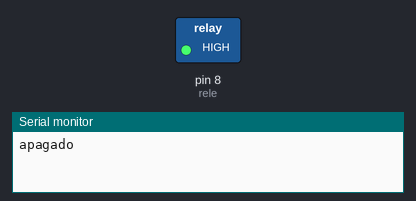
The sketch below on a simulated Arduino Uno, built with avr-gcc and run on an emulated ATmega328P. On the bench: switched loads named in the sketch (green lamp = pin HIGH), the last lines printed to the serial monitor.

Above: at 1.0 s.
At 3.0 s:
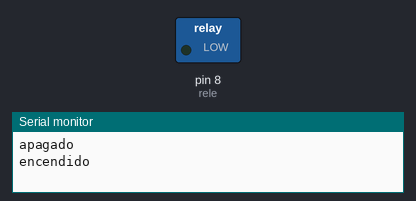
Timing chart, 0 to 5.2 s (numbered marks = the images above):
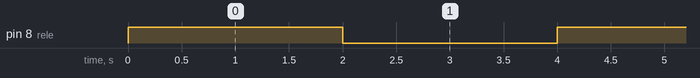

The sketch:

MODULORELE.ino
```cpp
int rele = 8;
 void setup(){
 pinMode(rele, OUTPUT);
 Serial.begin(9600);
 } void loop(){
 digitalWrite(rele, HIGH);
 Serial.println("apagado");
 delay (2000);
 digitalWrite(rele, LOW);
 Serial.println("encendido");
 delay (2000);
 }
```

Measured:
- by itself, pin 8 (rele): alternates HIGH for 2.0 s and LOW for 2.0 s
